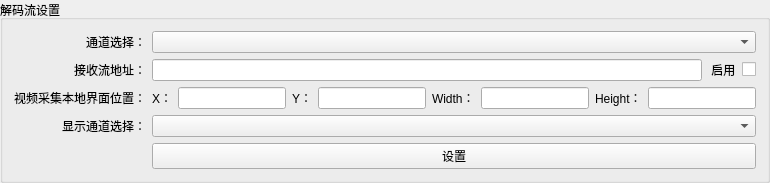
               <widget class="QGroupBox" name="groupBox_23">
                <property name="title">
                 <string>解码流设置</string>
                </property>
                <layout class="QFormLayout" name="formLayout_9">
                 <property name="labelAlignment">
                  <set>Qt::AlignRight|Qt::AlignTrailing|Qt::AlignVCenter</set>
                 </property>
                 <item row="0" column="0">
                  <widget class="QLabel" name="label_107">
                   <property name="text">
                    <string>通道选择：</string>
                   </property>
                  </widget>
                 </item>
                 <item row="0" column="1">
                  <widget class="QComboBox" name="comboBox_8"/>
                 </item>
                 <item row="1" column="0">
                  <widget class="QLabel" name="label_108">
                   <property name="text">
                    <string>接收流地址：</string>
                   </property>
                  </widget>
                 </item>
                 <item row="1" column="1">
                  <layout class="QHBoxLayout" name="horizontalLayout_32">
                   <item>
                    <widget class="QLineEdit" name="lineEdit_19"/>
                   </item>
                   <item>
                    <widget class="QLabel" name="label_111">
                     <property name="text">
                      <string> 启用</string>
                     </property>
                    </widget>
                   </item>
                   <item>
                    <widget class="QCheckBox" name="checkBox_15">
                     <property name="text">
                      <string/>
                     </property>
                    </widget>
                   </item>
                  </layout>
                 </item>
                 <item row="2" column="0">
                  <widget class="QLabel" name="label_109">
                   <property name="text">
                    <string>视频采集本地界面位置：</string>
                   </property>
                  </widget>
                 </item>
                 <item row="2" column="1">
                  <layout class="QHBoxLayout" name="horizontalLayout_40">
                   <item>
                    <widget class="QLabel" name="lab_DecXcoo">
                     <property name="text">
                      <string>X：</string>
                     </property>
                    </widget>
                   </item>
                   <item>
                    <widget class="QLineEdit" name="lineEdit_DecXcoo"/>
                   </item>
                   <item>
                    <widget class="QLabel" name="lab_DecYcoo">
                     <property name="text">
                      <string>Y：</string>
                     </property>
                    </widget>
                   </item>
                   <item>
                    <widget class="QLineEdit" name="lineEdit_DecYcoo"/>
                   </item>
                   <item>
                    <widget class="QLabel" name="lab_DecWidth">
                     <property name="text">
                      <string>Width：</string>
                     </property>
                    </widget>
                   </item>
                   <item>
                    <widget class="QLineEdit" name="lineEdit_DecWidth"/>
                   </item>
                   <item>
                    <widget class="QLabel" name="lab_DecHeight">
                     <property name="text">
                      <string>Height：</string>
                     </property>
                    </widget>
                   </item>
                   <item>
                    <widget class="QLineEdit" name="lineEdit_DecHeight"/>
                   </item>
                  </layout>
                 </item>
                 <item row="3" column="0">
                  <widget class="QLabel" name="label_110">
                   <property name="text">
                    <string>显示通道选择：</string>
                   </property>
                  </widget>
                 </item>
                 <item row="3" column="1">
                  <layout class="QHBoxLayout" name="horizontalLayout_35">
                   <item>
                    <widget class="QComboBox" name="comboBox_9"/>
                   </item>
                  </layout>
                 </item>
                 <item row="4" column="1">
                  <widget class="QPushButton" name="pus_DecSet">
                   <property name="text">
                    <string>设置</string>
                   </property>
                  </widget>
                 </item>
                </layout>
               </widget>
